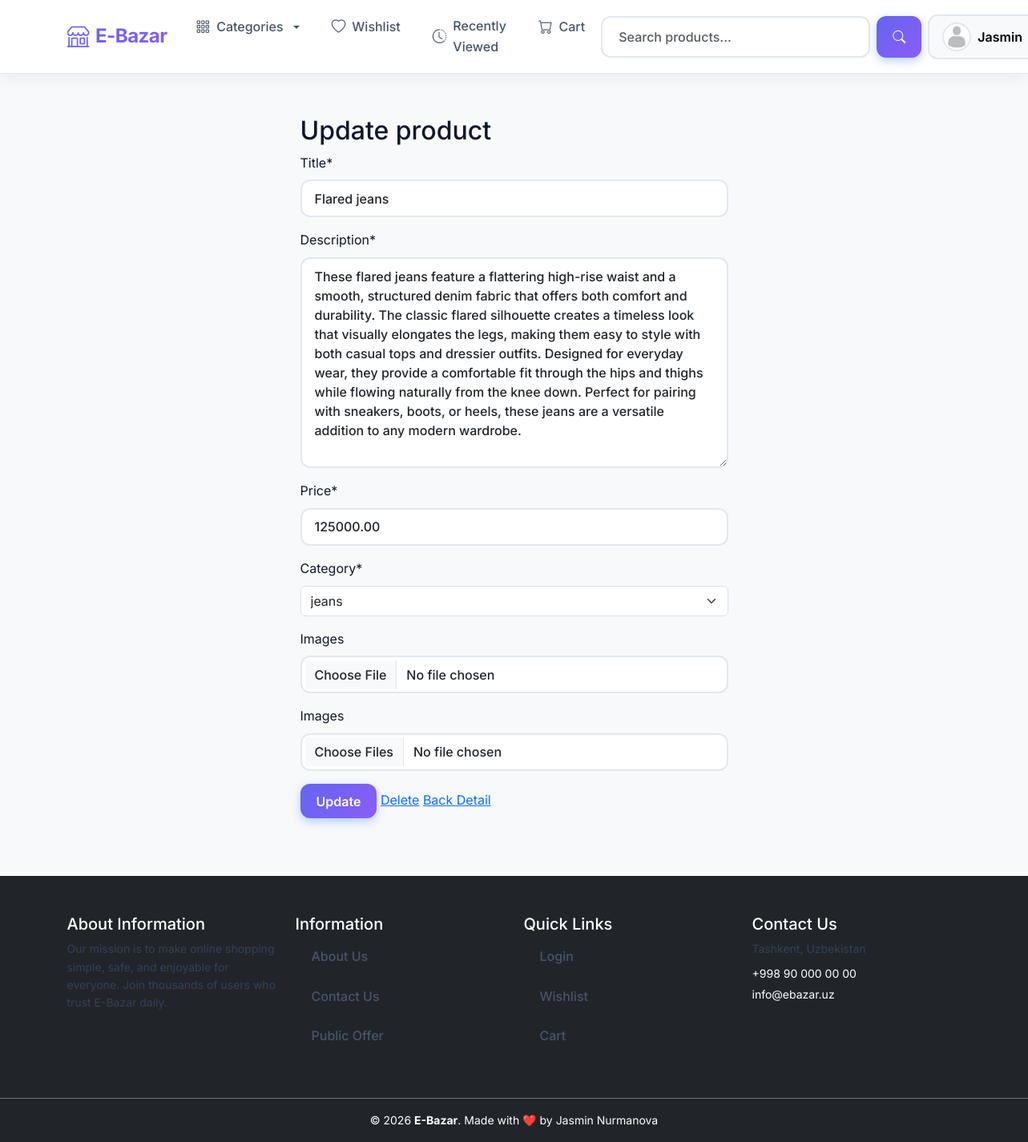
/products/2/update (signed in), run on the app's committed database.
### users/models.py (models this page shows, shortened)
class CustomUser(AbstractUser):
    phone_number = models.CharField(max_length=17, blank=True, null=True)
    tg_username = models.CharField(max_length=30, blank=True)
    avatar = models.ImageField(upload_to='avatars/', default='avatars/default.jpg')
    balance = models.DecimalField(max_digits=15, decimal_places=2, default=0)
    created_at = models.DateTimeField(auto_now_add=True)
    updated_at = models.DateTimeField(auto_now=True)
    def __str__(self):
        return self.username

### products/models.py (models this page shows, shortened)
class Product(models.Model):
    author=models.ForeignKey(CustomUser,on_delete=models.CASCADE)
    category=models.ForeignKey(Category,on_delete=models.CASCADE)
    title = models.CharField(max_length=150)
    description = models.TextField()
    price = models.DecimalField(max_digits=10000000000,decimal_places=2)
    created_at = models.DateTimeField(auto_now_add=True)
    updated_at = models.DateTimeField(auto_now=True)
    class Meta:
        ordering = ['-updated_at']

### products/views.py (the view)
# urls.py: path('<int:product_id>/update', product_update, name='update'),
@login_required
def product_update(request, product_id):
    product = get_object_or_404(Product, id=product_id)
    if request.user==product.author:
        if request.method == 'POST':
            form = ProductForm(request.POST, request.FILES, instance=product)
            if form.is_valid():
                product = form.save()
                images = request.FILES.getlist('images')
                for img in images:
                    ProductImage.objects.create(
                        product=product,
                        image=img
                    )
                return redirect('products:detail', product.id)
        else:
            form = ProductForm(instance=product)
        return render(request, 'product_update.html', {'form': form,'product':product})
    else:
        return redirect('main:index')

### products/forms.py
class ProductForm(forms.ModelForm):
    images = forms.FileField(required=False)
    class Meta:
        model = Product
        fields = (
            'title',
            'description',
            'price',
            'category',
        )

### main/views.py (called while the page is built)
def for_all_pages(request):
    categories=Category.objects.all()
    return {'categories':categories}

### products/models.py (called while the page is built)
    def __str__(self):
        return self.name

### templates/product_update.html (shortened to what this page needs)
{% extends 'base.html' %}
{% load crispy_forms_tags %}
{% block content %}
<div class="container">
    <div class="row">
        <div class="col"></div>
        <div class="col-6">
            <h2>Update product</h2>
            <form method="post" enctype="multipart/form-data">
                {{ form|crispy }}
                <div class="mb-3">
                    <label class="form-label">Images</label>
                    <input
                        type="file"
                        name="images"
                        class="form-control"
                        multiple
                    >
                </div>
                <button type="submit" class="btn btn-primary">Update</button>
                <a href="{% url 'products:delete' product.id %}">Delete</a>
                <a href="{% url 'products:detail' product.id %}">Back Detail</a>
            </form>
        </div>
        <div class="col"></div>
    </div>
</div>
{% endblock content %}

### templates/base.html (shortened to what this page needs)
<!DOCTYPE html>
{% load static %}
<html lang="en">
<head>
    <link href="https://cdn.jsdelivr.net/npm/bootstrap@5.3.0/dist/css/bootstrap.min.css" rel="stylesheet">
    <link rel="stylesheet" href="https://cdn.jsdelivr.net/npm/bootstrap-icons@1.11.0/font/bootstrap-icons.css">
    <link rel="stylesheet" type="text/css" href="{% static 'styles.css' %}">
</head>
<body>
<nav class="navbar navbar-expand-lg sticky-top">
    <div class="container">
        <a class="navbar-brand" href="{% url 'main:index' %}">
            <i class="bi bi-shop"></i> E-Bazar
        </a>
        <div class="collapse navbar-collapse" id="navbarContent">
            <ul class="navbar-nav me-auto mb-2 mb-lg-0">
                <li class="nav-item dropdown">
                    <a class="nav-link dropdown-toggle" href="#" role="button"
                       data-bs-toggle="dropdown">
                        <i class="bi bi-grid-3x3-gap"></i> Categories
                    </a>
                </li>
                <li class="nav-item">
                    <a class="nav-link" href="{% url 'users:wishlists' %}">
                        <i class="bi bi-heart"></i> Wishlist
                    </a>
                </li>
                <li class="nav-item">
                    <a class="nav-link" href="{% url 'users:recently_viewed' %}">
                        <i class="bi bi-clock-history"></i> Recently Viewed
                    </a>
                </li>
                <li class="nav-item">
                    <a class="nav-link" href="{% url 'users:cart' %}">
                        <i class="bi bi-cart"></i> Cart
                    </a>
                </li>
            </ul>
            <div class="d-flex gap-2 align-items-center">
                <form class="d-flex search-wrapper" action="{% url 'main:index' %}" method="get">
                    <input class="form-control me-2" name="q" type="search"
                           placeholder="Search products..."
                           value="{{ request.GET.q|default_if_none:'' }}">
                    <button class="btn btn-primary">
                        <i class="bi bi-search"></i>
                    </button>
                </form>
                {% if request.user.is_authenticated %}
                <div class="dropdown">
                    <button class="btn btn-light dropdown-toggle d-flex align-items-center gap-2"
                            data-bs-toggle="dropdown">
                        {% if request.user.avatar %}
                            <img src="{{ request.user.avatar.url }}"
                                 class="user-avatar"
                                 alt="{{ request.user.username }}">
                        {% else %}
                            <span class="user-avatar-placeholder">
                                <i class="bi bi-person"></i>
                            </span>
                        {% endif %}
                        <span class="d-none d-md-inline">{{ request.user.username }}</span>
                    </button>
                </div>
                {% else %}
                    <a href="{% url 'login' %}" class="btn btn-outline-primary">Login</a>
                    <a href="{% url 'users:signup' %}" class="btn btn-primary">Sign Up</a>
                {% endif %}
            </div>
        </div>
    </div>
</nav>
<main class="site-main">
    <div class="container site-container">
        {% block content %}{% endblock content %}
    </div>
</main>
{% include "includes/footer.html" %}
</body>
</html>

### static/styles.css (style rules this page uses)
:root { --primary: #6366f1; --primary-dark: #4f46e5; --primary-light: #818cf8; --secondary: #8b5cf6; --secondary-dark: #7c3aed; --accent: #06b6d4; --success: #10b981; --danger: #ef4444; --warning: #f59e0b; --text-dark: #0f172a; --text-medium: #334155; --text-light: #64748b; --text-lighter: #94a3b8; --bg-white: #ffffff; --bg-light: #f8fafc; --bg-lighter: #f1f5f9; --border: #e2e8f0; --border-light: #f1f5f9; --shadow-xs: 0 1px 2px rgba(0,0,0,0.04); --shadow-sm: 0 1px 3px rgba(0,0,0,0.06); --shadow-md: 0 4px 6px rgba(0,0,0,0.07); --shadow-lg: 0 10px 15px rgba(0,0,0,0.08); --shadow-xl: 0 20px 25px rgba(0,0,0,0.10); --shadow-2xl: 0 25px 50px rgba(0,0,0,0.12); --radius-sm: 6px; --radius-md: 10px; --radius-lg: 14px; --radius-xl: 20px; --transition: all 0.2s cubic-bezier(0.4, 0, 0.2, 1); }
html, body { height: 100%; }
body { font-family: 'Inter', system-ui, -apple-system, Segoe UI, Roboto, Arial, sans-serif; color: var(--text-dark); background: var(--bg-light); line-height: 1.6; }
.site-main { min-height: calc(100vh - 140px); }
.site-container { padding-top: 20px; padding-bottom: 40px; }
.navbar { background: white !important; box-shadow: var(--shadow-md); border-bottom: 1px solid var(--border); padding: 1rem 0; }
.navbar-brand { font-size: 1.8rem; font-weight: 800; background: linear-gradient(135deg, var(--primary) 0%, var(--secondary) 100%); -webkit-background-clip: text; -webkit-text-fill-color: transparent; background-clip: text; letter-spacing: -0.5px; transition: transform 0.2s; }
.nav-link { font-weight: 600; color: var(--text-dark) !important; padding: 0.5rem 1rem !important; margin: 0 0.25rem; border-radius: 6px; transition: all 0.2s; position: relative; }
.btn-primary { background: linear-gradient(135deg, var(--primary) 0%, var(--secondary) 100%) !important; border: none !important; font-weight: 700; padding: 0.6rem 1.5rem; border-radius: 8px; transition: all 0.3s; box-shadow: 0 4px 15px rgba(102, 126, 234, 0.3); }

### templates/base.html (style rules this page uses)
* { margin: 0; padding: 0; box-sizing: border-box; }
body { font-family: 'Inter', sans-serif; background: #f8f9fa; }
.navbar { background: rgba(255, 255, 255, 0.95); backdrop-filter: blur(10px); box-shadow: 0 2px 20px rgba(0, 0, 0, 0.08); padding: 0.75rem 0; transition: all 0.3s ease; }
.navbar-brand { font-weight: 700; font-size: 1.5rem; color: #0d6efd !important; display: flex; align-items: center; gap: 0.5rem; transition: transform 0.3s ease; }
.navbar-brand i { font-size: 1.75rem; }
.nav-link { font-weight: 500; color: #475569 !important; padding: 0.5rem 1rem !important; border-radius: 8px; transition: all 0.3s ease; display: flex; align-items: center; gap: 0.5rem; }
.nav-link i { font-size: 1.1rem; }
.search-wrapper { position: relative; min-width: 400px; }
.search-wrapper .form-control { border: 2px solid #e2e8f0; border-radius: 12px; padding: 0.75rem 1.25rem; transition: all 0.3s ease; font-weight: 500; min-width: 300px; }
.form-control { border: 2px solid #e2e8f0; border-radius: 12px; padding: 0.6rem 1rem; transition: all 0.3s ease; font-weight: 500; }
.btn-primary { background: linear-gradient(135deg, #0d6efd 0%, #0b5ed7 100%); border: none; border-radius: 12px; padding: 0.6rem 1.25rem; font-weight: 600; transition: all 0.3s ease; box-shadow: 0 4px 12px rgba(13, 110, 253, 0.3); }
.btn-light { background: #f8f9fa; border: 2px solid #e2e8f0; border-radius: 12px; padding: 0.5rem 1rem; font-weight: 600; transition: all 0.3s ease; }
.user-avatar { width: 36px; height: 36px; border-radius: 50%; object-fit: cover; border: 2px solid #e2e8f0; transition: all 0.3s ease; }
.site-main { min-height: calc(100vh - 200px); padding: 2rem 0; }

### data on the page
CustomUser: user.avatar (placeholder picture), user.username "Jasmin"
Product: title "Flared jeans", description "These flared jeans feature a flattering high-rise waist and a smooth, structured denim fabric that offers both comfort and durability. The classic flared silhouette creates a timeless look that visually elongates the legs, making them easy to style with both casual tops and dressier outfits. Designed for everyday wear, they provide a comfortable fit through the hips and thighs while flowing naturally from the knee down. Perfect for pairing with sneakers, boots, or heels, these jeans are a versatile addition to any modern wardrobe.", price "125000.00", category "jeans"
